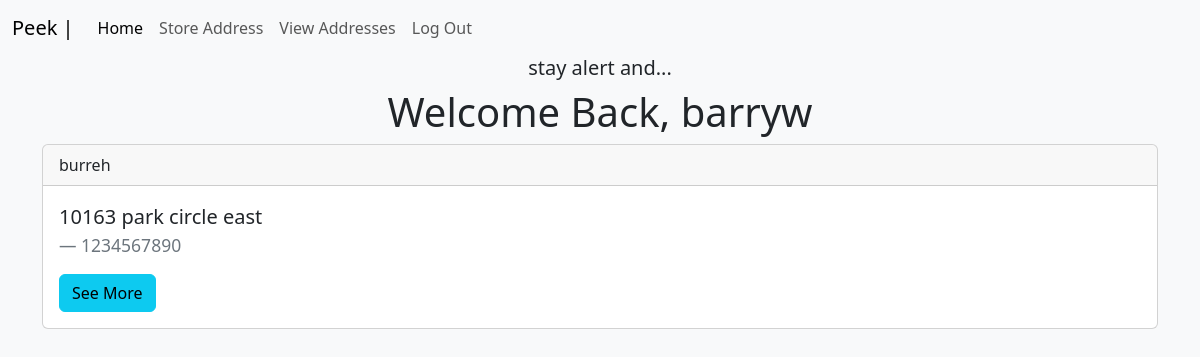
Page /address (signed in) on the committed database.
### app/models.py (models this page shows, shortened)
class User(db.Model, UserMixin):
    id = db.Column(db.Integer, primary_key = True)
    firstname = db.Column(db.String(50), nullable = False)
    lastname = db.Column(db.String(50), nullable = False)
    email = db.Column(db.String(50), nullable = False, unique = True)
    username = db.Column(db.String(50), nullable = False, unique = True)
    password = db.Column(db.String(50), nullable = False)
    date_created = db.Column(db.DateTime, nullable=False, default=datetime.utcnow)
    address = db.relationship('Address', backref = 'author')

class Address(db.Model):
    id = db.Column(db.Integer, primary_key = True)
    firstname = db.Column(db.String(50), nullable = False)
    lastname = db.Column(db.String(50), nullable = False)
    phone_number = db.Column(db.String(20))
    address = db.Column(db.String(50))
    date_created = db.Column(db.DateTime, nullable=False, default=datetime.utcnow)
    user_id = db.Column(db.Integer, db.ForeignKey('user.id'))

### app/routes.py (the view)
@app.route('/address')
def address():
    address = Address.query.all()
    return render_template('address.html', address = address)

### app/models.py (called while the page is built)
@login.user_loader
def load_user(user_id):
    return User.query.get(user_id)

### app/templates/address.html (shortened to what this page needs)
{% extends 'base.html' %}
{% block content %}
{% if current_user.is_authenticated %}
    <h1 class = 'text-center'>Welcome Back, {{current_user.username }}</h1>
{% endif %}
    {% for add in address %}
    <div class="card mb-3">
        <div class="card-header">
          {{ add.author.username }}
        </div>
        <div class="card-body">
          <blockquote class="blockquote mb-0">
            <p>{{ add.address }}</p>
            <footer class="blockquote-footer">{{ add.phone_number }} <cite title="Source Title"></cite></footer>
          </blockquote>
          <a href="{{ url_for('get_address', address_id=add.id) }}" class="btn btn-info mt-3">See More</a>
        </div>
      </div>
    {% endfor %}
{% endblock content %}

### rows in the picture
User: username "barryw"
Address: author.username "burreh", address "10163 park circle east", phone_number "1234567890"
